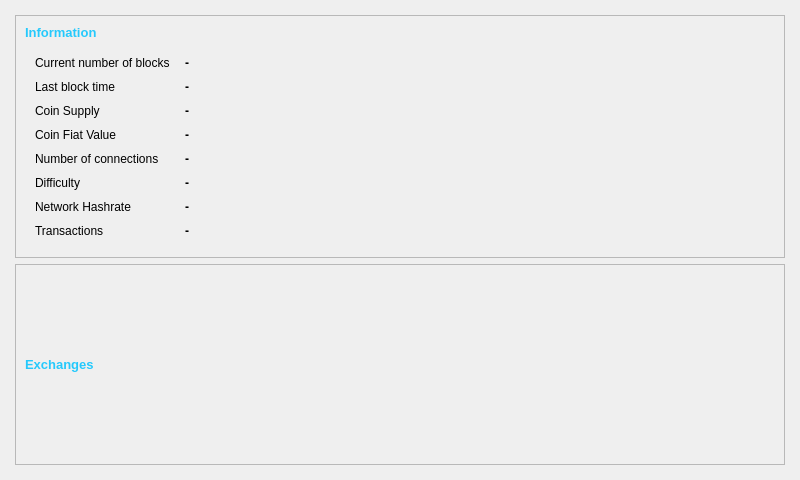
<?xml version="1.0" encoding="UTF-8"?>
<ui version="4.0">
 <class>InfoPage</class>
 <widget class="QDialog" name="InfoPage">
  <property name="geometry">
   <rect>
    <x>0</x>
    <y>0</y>
    <width>800</width>
    <height>480</height>
   </rect>
  </property>
  <property name="minimumSize">
   <size>
    <width>800</width>
    <height>480</height>
   </size>
  </property>
  <property name="windowTitle">
   <string>Dialog</string>
  </property>
  <layout class="QGridLayout" name="gridLayout">
   <property name="leftMargin">
    <number>15</number>
   </property>
   <property name="topMargin">
    <number>15</number>
   </property>
   <property name="rightMargin">
    <number>15</number>
   </property>
   <property name="bottomMargin">
    <number>15</number>
   </property>
   <property name="horizontalSpacing">
    <number>15</number>
   </property>
   <item row="1" column="0">
    <widget class="QFrame" name="exchangeInfoBox">
     <property name="frameShape">
      <enum>QFrame::StyledPanel</enum>
     </property>
     <property name="frameShadow">
      <enum>QFrame::Sunken</enum>
     </property>
     <layout class="QGridLayout" name="gridLayout_4">
      <item row="1" column="0">
       <layout class="QVBoxLayout" name="verticalLayoutExchanges"/>
      </item>
      <item row="0" column="0">
       <widget class="QLabel" name="lblExchangesHeader">
        <property name="sizePolicy">
         <sizepolicy hsizetype="Preferred" vsizetype="Minimum">
          <horstretch>0</horstretch>
          <verstretch>0</verstretch>
         </sizepolicy>
        </property>
        <property name="font">
         <font>
          <pointsize>10</pointsize>
          <weight>75</weight>
          <bold>true</bold>
         </font>
        </property>
        <property name="styleSheet">
         <string notr="true">color: rgb(37, 201, 252);</string>
        </property>
        <property name="text">
         <string>Exchanges</string>
        </property>
       </widget>
      </item>
     </layout>
    </widget>
   </item>
   <item row="0" column="0">
    <widget class="QFrame" name="coinInfoBox">
     <property name="sizePolicy">
      <sizepolicy hsizetype="Preferred" vsizetype="Fixed">
       <horstretch>0</horstretch>
       <verstretch>0</verstretch>
      </sizepolicy>
     </property>
     <property name="layoutDirection">
      <enum>Qt::LeftToRight</enum>
     </property>
     <property name="autoFillBackground">
      <bool>false</bool>
     </property>
     <property name="frameShape">
      <enum>QFrame::StyledPanel</enum>
     </property>
     <property name="frameShadow">
      <enum>QFrame::Sunken</enum>
     </property>
     <layout class="QGridLayout" name="gridLayout_2">
      <item row="0" column="0">
       <widget class="QLabel" name="lblInformationHeader">
        <property name="font">
         <font>
          <pointsize>10</pointsize>
          <weight>75</weight>
          <bold>true</bold>
         </font>
        </property>
        <property name="styleSheet">
         <string notr="true">color: rgb(37, 201, 252);</string>
        </property>
        <property name="text">
         <string>Information</string>
        </property>
       </widget>
      </item>
      <item row="1" column="0">
       <layout class="QFormLayout" name="formCoinDetails">
        <property name="fieldGrowthPolicy">
         <enum>QFormLayout::ExpandingFieldsGrow</enum>
        </property>
        <property name="horizontalSpacing">
         <number>15</number>
        </property>
        <property name="verticalSpacing">
         <number>10</number>
        </property>
        <property name="leftMargin">
         <number>10</number>
        </property>
        <property name="topMargin">
         <number>10</number>
        </property>
        <property name="rightMargin">
         <number>10</number>
        </property>
        <property name="bottomMargin">
         <number>10</number>
        </property>
        <item row="0" column="0">
         <widget class="QLabel" name="lblBlockHeight">
          <property name="font">
           <font>
            <kerning>true</kerning>
           </font>
          </property>
          <property name="styleSheet">
           <string notr="true"/>
          </property>
          <property name="text">
           <string>Current number of blocks</string>
          </property>
          <property name="textFormat">
           <enum>Qt::AutoText</enum>
          </property>
          <property name="wordWrap">
           <bool>false</bool>
          </property>
         </widget>
        </item>
        <item row="0" column="1">
         <widget class="QLabel" name="txtBlockHeight">
          <property name="font">
           <font>
            <weight>75</weight>
            <bold>true</bold>
           </font>
          </property>
          <property name="styleSheet">
           <string notr="true"/>
          </property>
          <property name="text">
           <string notr="true">-</string>
          </property>
          <property name="wordWrap">
           <bool>true</bool>
          </property>
         </widget>
        </item>
        <item row="1" column="0">
         <widget class="QLabel" name="lblLastBlockTime">
          <property name="styleSheet">
           <string notr="true"/>
          </property>
          <property name="text">
           <string>Last block time</string>
          </property>
          <property name="wordWrap">
           <bool>false</bool>
          </property>
         </widget>
        </item>
        <item row="1" column="1">
         <widget class="QLabel" name="txtLastBlockTime">
          <property name="font">
           <font>
            <weight>75</weight>
            <bold>true</bold>
           </font>
          </property>
          <property name="styleSheet">
           <string notr="true"/>
          </property>
          <property name="text">
           <string notr="true">-</string>
          </property>
          <property name="wordWrap">
           <bool>true</bool>
          </property>
         </widget>
        </item>
        <item row="2" column="0">
         <widget class="QLabel" name="lblCoinSupply">
          <property name="styleSheet">
           <string notr="true"/>
          </property>
          <property name="text">
           <string>Coin Supply</string>
          </property>
          <property name="wordWrap">
           <bool>false</bool>
          </property>
         </widget>
        </item>
        <item row="2" column="1">
         <widget class="QLabel" name="txtCoinSupply">
          <property name="palette">
           <palette>
            <active>
             <colorrole role="WindowText">
              <brush brushstyle="SolidPattern">
               <color alpha="255">
                <red>0</red>
                <green>0</green>
                <blue>0</blue>
               </color>
              </brush>
             </colorrole>
             <colorrole role="Button">
              <brush brushstyle="SolidPattern">
               <color alpha="255">
                <red>255</red>
                <green>255</green>
                <blue>255</blue>
               </color>
              </brush>
             </colorrole>
             <colorrole role="Text">
              <brush brushstyle="SolidPattern">
               <color alpha="255">
                <red>0</red>
                <green>0</green>
                <blue>0</blue>
               </color>
              </brush>
             </colorrole>
             <colorrole role="ButtonText">
              <brush brushstyle="SolidPattern">
               <color alpha="255">
                <red>0</red>
                <green>0</green>
                <blue>0</blue>
               </color>
              </brush>
             </colorrole>
             <colorrole role="Base">
              <brush brushstyle="SolidPattern">
               <color alpha="255">
                <red>255</red>
                <green>255</green>
                <blue>255</blue>
               </color>
              </brush>
             </colorrole>
             <colorrole role="Window">
              <brush brushstyle="SolidPattern">
               <color alpha="255">
                <red>255</red>
                <green>255</green>
                <blue>255</blue>
               </color>
              </brush>
             </colorrole>
            </active>
            <inactive>
             <colorrole role="WindowText">
              <brush brushstyle="SolidPattern">
               <color alpha="255">
                <red>0</red>
                <green>0</green>
                <blue>0</blue>
               </color>
              </brush>
             </colorrole>
             <colorrole role="Button">
              <brush brushstyle="SolidPattern">
               <color alpha="255">
                <red>255</red>
                <green>255</green>
                <blue>255</blue>
               </color>
              </brush>
             </colorrole>
             <colorrole role="Text">
              <brush brushstyle="SolidPattern">
               <color alpha="255">
                <red>0</red>
                <green>0</green>
                <blue>0</blue>
               </color>
              </brush>
             </colorrole>
             <colorrole role="ButtonText">
              <brush brushstyle="SolidPattern">
               <color alpha="255">
                <red>0</red>
                <green>0</green>
                <blue>0</blue>
               </color>
              </brush>
             </colorrole>
             <colorrole role="Base">
              <brush brushstyle="SolidPattern">
               <color alpha="255">
                <red>255</red>
                <green>255</green>
                <blue>255</blue>
               </color>
              </brush>
             </colorrole>
             <colorrole role="Window">
              <brush brushstyle="SolidPattern">
               <color alpha="255">
                <red>255</red>
                <green>255</green>
                <blue>255</blue>
               </color>
              </brush>
             </colorrole>
            </inactive>
            <disabled>
             <colorrole role="WindowText">
              <brush brushstyle="SolidPattern">
               <color alpha="255">
                <red>0</red>
                <green>0</green>
                <blue>0</blue>
               </color>
              </brush>
             </colorrole>
             <colorrole role="Button">
              <brush brushstyle="SolidPattern">
               <color alpha="255">
                <red>255</red>
                <green>255</green>
                <blue>255</blue>
               </color>
              </brush>
             </colorrole>
             <colorrole role="Text">
              <brush brushstyle="SolidPattern">
               <color alpha="255">
                <red>0</red>
                <green>0</green>
                <blue>0</blue>
               </color>
              </brush>
             </colorrole>
             <colorrole role="ButtonText">
              <brush brushstyle="SolidPattern">
               <color alpha="255">
                <red>0</red>
                <green>0</green>
                <blue>0</blue>
               </color>
              </brush>
             </colorrole>
             <colorrole role="Base">
              <brush brushstyle="SolidPattern">
               <color alpha="255">
                <red>255</red>
                <green>255</green>
                <blue>255</blue>
               </color>
              </brush>
             </colorrole>
             <colorrole role="Window">
              <brush brushstyle="SolidPattern">
               <color alpha="255">
                <red>255</red>
                <green>255</green>
                <blue>255</blue>
               </color>
              </brush>
             </colorrole>
            </disabled>
           </palette>
          </property>
          <property name="font">
           <font>
            <weight>75</weight>
            <bold>true</bold>
           </font>
          </property>
          <property name="styleSheet">
           <string notr="true"/>
          </property>
          <property name="text">
           <string notr="true">-</string>
          </property>
          <property name="wordWrap">
           <bool>true</bool>
          </property>
         </widget>
        </item>
        <item row="4" column="0">
         <widget class="QLabel" name="lblConnections">
          <property name="styleSheet">
           <string notr="true"/>
          </property>
          <property name="text">
           <string>Number of connections</string>
          </property>
          <property name="wordWrap">
           <bool>false</bool>
          </property>
         </widget>
        </item>
        <item row="4" column="1">
         <widget class="QLabel" name="txtConnections">
          <property name="font">
           <font>
            <weight>75</weight>
            <bold>true</bold>
           </font>
          </property>
          <property name="styleSheet">
           <string notr="true"/>
          </property>
          <property name="text">
           <string notr="true">-</string>
          </property>
          <property name="wordWrap">
           <bool>true</bool>
          </property>
         </widget>
        </item>
        <item row="5" column="0">
         <widget class="QLabel" name="lblDifficulty">
          <property name="styleSheet">
           <string notr="true"/>
          </property>
          <property name="text">
           <string>Difficulty</string>
          </property>
          <property name="wordWrap">
           <bool>false</bool>
          </property>
         </widget>
        </item>
        <item row="5" column="1">
         <widget class="QLabel" name="txtDifficulty">
          <property name="font">
           <font>
            <weight>75</weight>
            <bold>true</bold>
           </font>
          </property>
          <property name="styleSheet">
           <string notr="true"/>
          </property>
          <property name="text">
           <string notr="true">-</string>
          </property>
          <property name="wordWrap">
           <bool>true</bool>
          </property>
         </widget>
        </item>
        <item row="6" column="0">
         <widget class="QLabel" name="lblHashRate">
          <property name="styleSheet">
           <string notr="true"/>
          </property>
          <property name="text">
           <string>Network Hashrate</string>
          </property>
          <property name="wordWrap">
           <bool>false</bool>
          </property>
         </widget>
        </item>
        <item row="6" column="1">
         <widget class="QLabel" name="txtHashRate">
          <property name="font">
           <font>
            <weight>75</weight>
            <bold>true</bold>
           </font>
          </property>
          <property name="styleSheet">
           <string notr="true"/>
          </property>
          <property name="text">
           <string notr="true">-</string>
          </property>
          <property name="wordWrap">
           <bool>true</bool>
          </property>
         </widget>
        </item>
        <item row="7" column="0">
         <widget class="QLabel" name="lblTransactionCount">
          <property name="styleSheet">
           <string notr="true"/>
          </property>
          <property name="text">
           <string>Transactions</string>
          </property>
          <property name="wordWrap">
           <bool>true</bool>
          </property>
         </widget>
        </item>
        <item row="7" column="1">
         <widget class="QLabel" name="txtTransactionCount">
          <property name="font">
           <font>
            <weight>75</weight>
            <bold>true</bold>
           </font>
          </property>
          <property name="styleSheet">
           <string notr="true"/>
          </property>
          <property name="text">
           <string notr="true">-</string>
          </property>
          <property name="wordWrap">
           <bool>true</bool>
          </property>
         </widget>
        </item>
        <item row="3" column="0">
         <widget class="QLabel" name="lblCoinFiatValue">
          <property name="text">
           <string>Coin Fiat Value</string>
          </property>
         </widget>
        </item>
        <item row="3" column="1">
         <widget class="QLabel" name="txtCoinFiatValue">
          <property name="font">
           <font>
            <weight>75</weight>
            <bold>true</bold>
           </font>
          </property>
          <property name="text">
           <string>-</string>
          </property>
         </widget>
        </item>
       </layout>
      </item>
     </layout>
    </widget>
   </item>
  </layout>
 </widget>
 <resources/>
 <connections/>
</ui>
